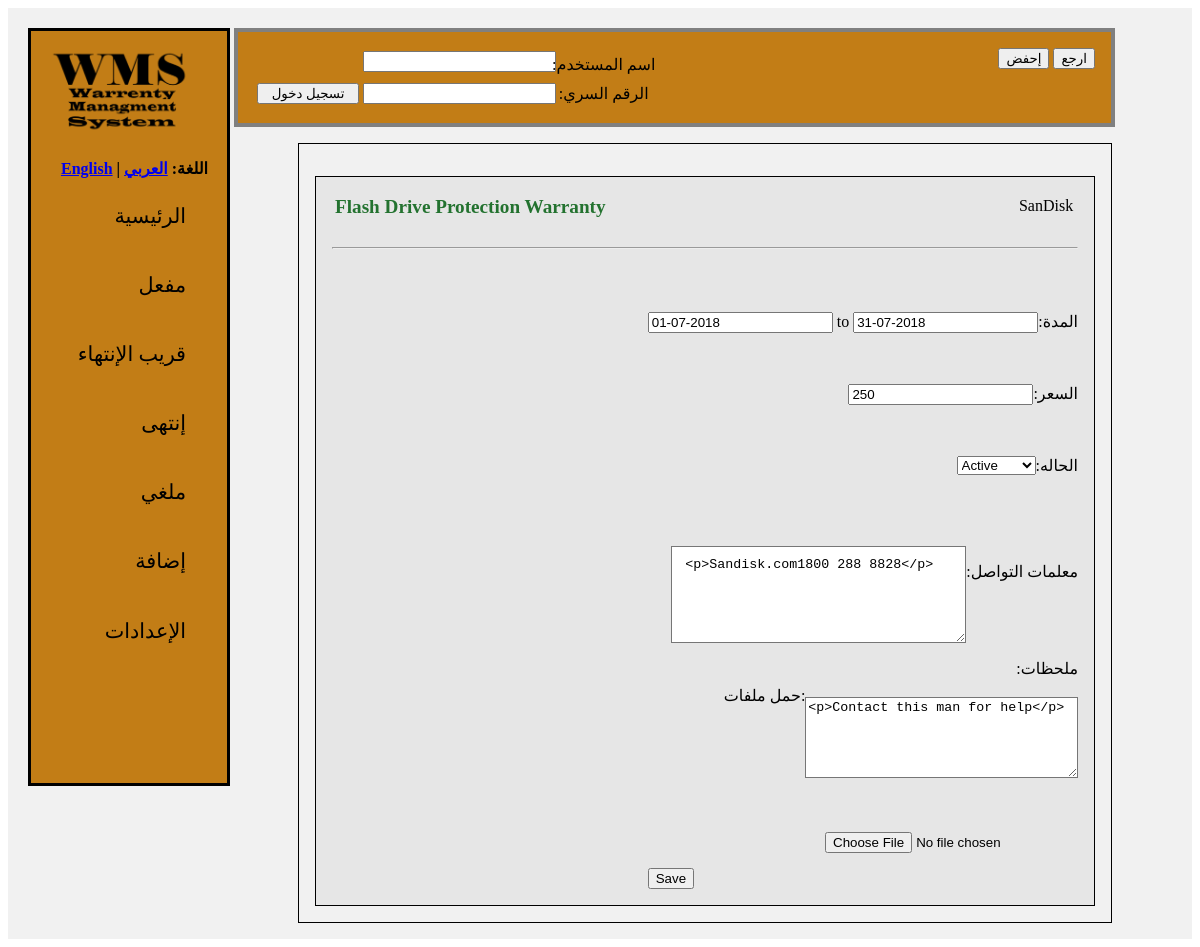
The page /ar/add_entry.php?warranty_id=1 on the database as committed earlier.
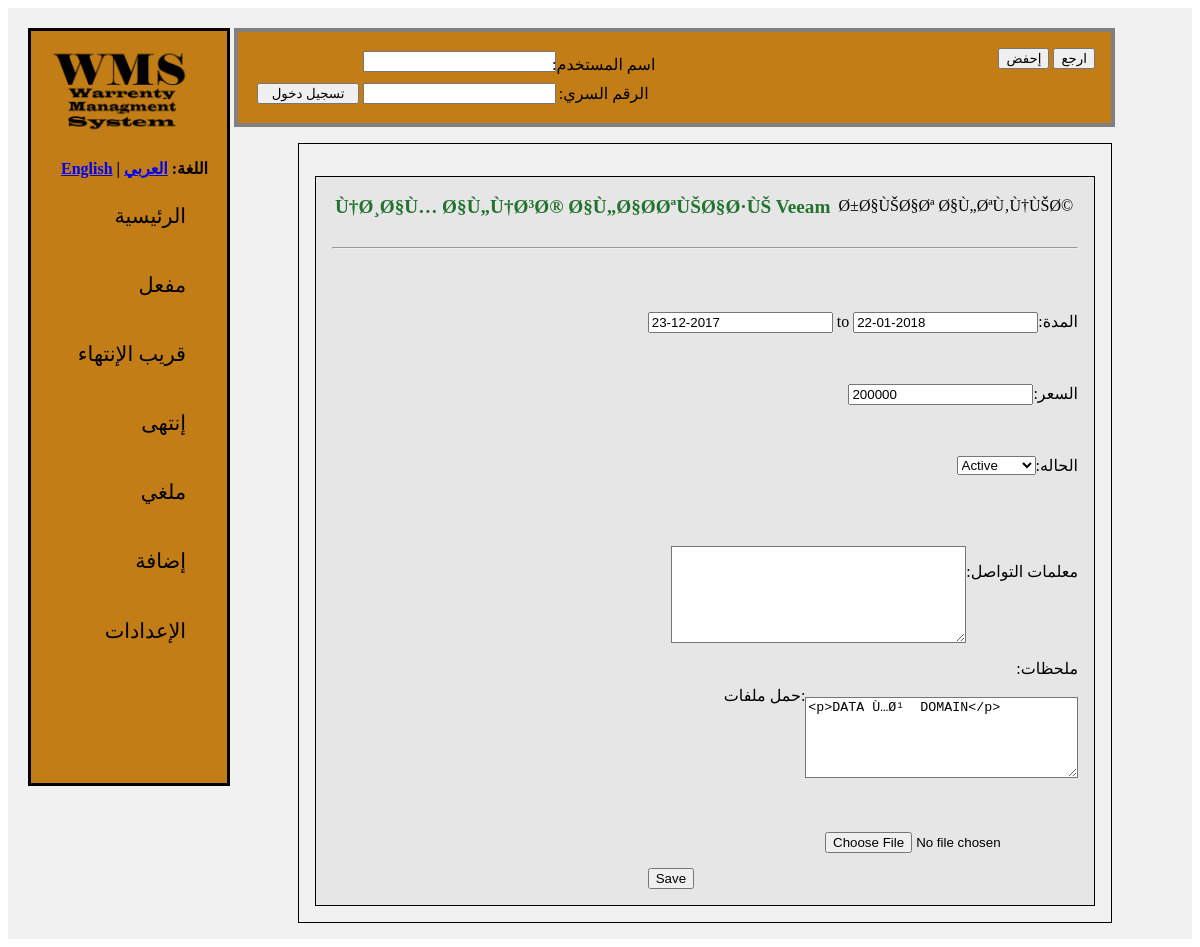
The same page on the database as committed later.
### tables this page shows
CREATE TABLE `warranty_entries` (
  `id` int(11) NOT NULL,
  `warranty_id` int(11) NOT NULL,
  `product_name` varchar(255) NOT NULL,
  `company_name` varchar(255) NOT NULL,
  `status` varchar(20) NOT NULL DEFAULT 'active',
  `pending_notes` varchar(3000) NOT NULL,
  `price` varchar(50) NOT NULL,
  `contact_info` varchar(1000) NOT NULL,
  `notes` varchar(3000) NOT NULL,
  `files` varchar(1000) NOT NULL,
  `start_date` date NOT NULL,
  `end_date` date NOT NULL,
  `created_by` varchar(50) NOT NULL DEFAULT 'Unspecified',
  `creation_date` date NOT NULL
);

### ar/constants.php (called while the page is built, shortened)
<?php
function get_preferences() {
	return parse_ini_file("preferences.ini");
}
?>

### ar/search_functions.php (called while the page is built, shortened)
<?php
function search_warranties($id, $warranty_id, $product_name, $company_name, $status, $pending_notes, $price, $contact_info, $notes, $date_range, $created_by) {
	include_once 'mysql_connect.php';
	include_once 'constants.php';
	$link = connectDatabase();
	$prefs = get_preferences();
	$search_fields = "";
	$single_search = " end_date IN (SELECT MAX(end_date) FROM ".$prefs['mysql_table_warranties']." GROUP BY warranty_id)";
	if($id != "") {
		$search_fields .= " id = '".bhp($link, $id)."'";
		$single_search = "";
	} else if($warranty_id != "") {
		$search_fields .= " warranty_id = '".bhp($link, $warranty_id)."'";
		$single_search = "";
	}
	$and = "AND";
	if($search_fields == "" || $single_search == "")
		$and = "";
	$query = "SELECT * FROM ".$prefs['mysql_table_warranties']." WHERE ".$single_search." ".$and." ".$search_fields." ORDER BY end_date DESC";
	$result_set = db_query($link, "Anonymous", $query);
	return $result_set;
}
?>

### ar/mysql_connect.php (called while the page is built, shortened)
<?php
	function bhp($link, $dat) {
		return mysqli_escape_string($link, bbhp($dat));
	}
	function bbhp($dat) {
		return addslashes(stripslashes($dat));
	}
	function connectDatabase() {
		include_once "constants.php";
		$prefs = get_preferences();
		return mysqli_connect($prefs['mysql_host'], $prefs['mysql_username'], $prefs['mysql_password'], $prefs['mysql_database']);
	}
	function db_query($link, $username, $query) {
		$result = mysqli_query($link, $query);
		return $result;
	}
?>

### ar/add_entry.php (the view, shortened to what the changed rows need)
<!DOCTYPE html>
<html>
	<head>
	</head>
	<body>
		<div class="wrapper">
			<?php
				include_once 'header.php';
				include_once 'required_imports.php';
			?>
			<form method="POST" enctype="multipart/form-data">
				<div class="control_menu">
					<?php
					include_once 'login.php';
					?>
				</div>
				<div class="body_content">
					<?php
						if(isset($_GET['warranty_id']))
						{
							include_once 'mysql_connect.php';
							include_once 'search_functions.php';
							include_once 'constants.php';
							$prefs = get_preferences();
							$id = "";
							$warranty_id = bbhp($_GET['warranty_id']);
							$product_name = "";
							$company_name = "";
							$status = "";
							$pending_notes = "";
							$price = "";
							$contact_info = "";
							$notes = "";
							$date_range = "";
							$created_by = "";
							$result = search_warranties($id, $warranty_id, $product_name, $company_name, $status, $pending_notes, $price, $contact_info, $notes, $date_range, $created_by);
							$warranty = mysqli_fetch_array($result);
							$title_css = "active";
							echo '
								<input type="hidden" name="warranty_id" value="'.$warranty['warranty_id'].'">
								<input type="hidden" name="product_name" value="'.$warranty['product_name'].'">
								<input type="hidden" name="company_name" value="'.$warranty['company_name'].'">
								<div class="entry">
									<div class="content">
										<div class="header">
											<text class="title"> <a href="search.php?warranty_id='.$warranty['warranty_id'].'" class="'.$title_css.'">'.$warranty['product_name'].'</a></text>
											<text class="date">'.$warranty['company_name'].'</text>
										</div><br/><hr/><br/>
										<div class="details"><br/>
											<p style="float: right;"><text style="float: right">:المدة </text> <input type="text" name="start_date" id="start_date" value="'.date($prefs['date_format'], strtotime($warranty['end_date'])).'"/> to <input type="text" name="end_date" id="end_date" value="'.date($prefs['date_format'], strtotime("+30 days ", strtotime($warranty['end_date']))).'"/></p><br/>
											<br/><br/><br/><p style="float: right;"><text style="float: right">:السعر </text>  <input type="text" name="price" value="'.$warranty['price'].'"></input></p><br/>
											<br/><br/><br/><p style="float: right;"><text style="float: right">:الحاله </text>
												<select name="status" id="status">
													<option value="active" selected>Active</option>
													<option value="pending">Pending</option>
													<option value="expired">Expired</option>
													<option value="canceled">Canceled</option>
												</select>
											</p>
											<br/><br/><br/><br/><p style="float: right;"><div id="pending_notes"><p style="padding-left: 80%">:ملاحضات الحالة</p><textarea name="pending_notes" class="pending_notes">'.$warranty['pending_notes'].'</textarea></div></p><br/>
											<p style="float: right;"><div id="contact_info"><p style="float: right;">:معلمات التواصل</p> <textarea name="contact_info" class="contact_info">'.$warranty['contact_info'].'</textarea></div>
											<p style="float: right;"><div class="notes"><p style="float: right;">:ملحظات</p><br/><br/><br/><textarea name="notes" id="notes" class="notes">'.$warranty['notes'].'</textarea></div></p><br/>
										';
										echo '
										<br/><br/><br/><br/><br/><p style="float: right;"> حمل ملفات: </p> <div style="padding-left: 2em">
											<div style="float: right;"><br/><br/><br/><input style="float: right;" type="file" name="fileToUpload" id="fileToUpload"/></div>
										</div>
										<div style="float: left;"><br/><br/><br/><br/><br/><input style="float: right;" type="submit" value="Save" name="save"/></div>
								</div>
								<script>tinymce.init({ selector:\'textarea\' });</script>
							';
						}
					?>
				</div>
			</form>
		</div>
	</body>
</html>

Rows that differ between the two databases and show on the page:
removed warranty_entries: product_name "Flash Drive Protection Warranty", company_name "SanDisk", start_date "01-07-2018", end_date "31-07-2018", price "250", contact_info "<p>Sandisk.com1800 288 8828</p>", notes "<p>Contact this man for help</p>"
added warranty_entries: product_name "Ù†Ø¸Ø§Ù… Ø§Ù„Ù†Ø³Ø® Ø§Ù„Ø§Ø­ØªÙŠØ§Ø·ÙŠ Veeam", company_name "Ø±Ø§ÙŠØ§Øª Ø§Ù„ØªÙ‚Ù†ÙŠØ©", start_date "23-12-2017", end_date "22-01-2018", price "200000", notes "<p>DATA Ù…Ø¹ DOMAIN</p>"
